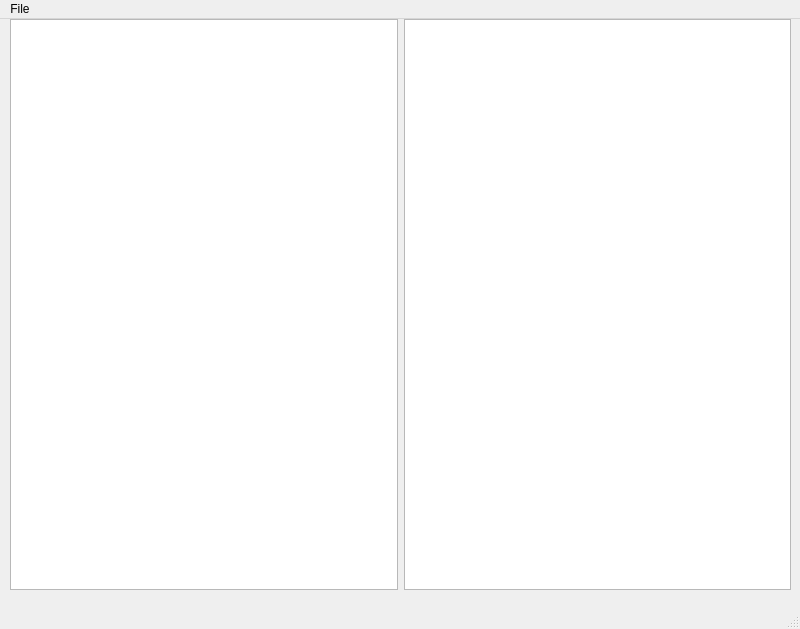
<?xml version="1.0" encoding="UTF-8"?>
<ui version="4.0">
 <class>MainWindow</class>
 <widget class="QMainWindow" name="MainWindow">
  <property name="geometry">
   <rect>
    <x>0</x>
    <y>0</y>
    <width>800</width>
    <height>629</height>
   </rect>
  </property>
  <property name="windowTitle">
   <string>MainWindow</string>
  </property>
  <widget class="QWidget" name="centralwidget">
   <widget class="QWidget" name="horizontalLayoutWidget">
    <property name="geometry">
     <rect>
      <x>10</x>
      <y>0</y>
      <width>781</width>
      <height>571</height>
     </rect>
    </property>
    <layout class="QHBoxLayout" name="horizontalLayout">
     <item>
      <widget class="QTextEdit" name="textEdit"/>
     </item>
     <item>
      <widget class="QTreeView" name="treeView"/>
     </item>
    </layout>
   </widget>
  </widget>
  <widget class="QMenuBar" name="menubar">
   <property name="geometry">
    <rect>
     <x>0</x>
     <y>0</y>
     <width>800</width>
     <height>25</height>
    </rect>
   </property>
   <widget class="QMenu" name="menuFile">
    <property name="title">
     <string>File</string>
    </property>
    <addaction name="actionOpen"/>
    <addaction name="actionSave"/>
    <addaction name="actionSave_As"/>
    <addaction name="actionNew"/>
   </widget>
   <addaction name="menuFile"/>
  </widget>
  <widget class="QStatusBar" name="statusbar"/>
  <action name="actionOpen">
   <property name="text">
    <string>Open</string>
   </property>
  </action>
  <action name="actionSave">
   <property name="text">
    <string>Save</string>
   </property>
  </action>
  <action name="actionSave_As">
   <property name="text">
    <string>Save As</string>
   </property>
  </action>
  <action name="actionNew">
   <property name="text">
    <string>New</string>
   </property>
  </action>
 </widget>
 <resources/>
 <connections/>
</ui>
